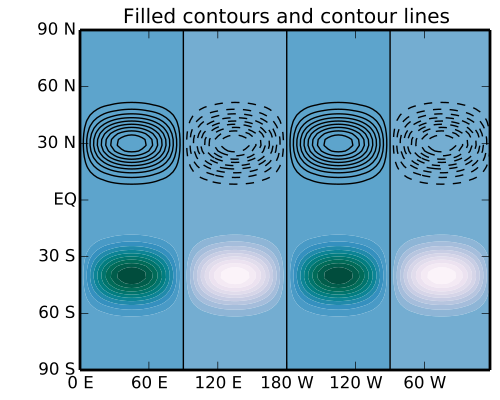

Source code (Python):
import pylab as pyl 
import pygeode as pyg, numpy as np

lat = pyg.regularlat(60)
lon = pyg.regularlon(120)

x = pyg.sin(2*np.pi * lon / 180.) * pyg.exp(-(lat - 30)**2 / (2*10**2))
y = pyg.sin(2*np.pi * lon / 180.) * pyg.exp(-(lat + 40)**2 / (2*10**2))

pyl.ioff()
ax = pyg.plot.AxesWrapper()
pyg.vcontour(y, clevs=np.linspace(-1, 1, 21), clines=None, cmap=pyl.cm.PuBuGn, axes=ax)
pyg.vcontour(x, clevs=None, clines=np.linspace(-1, 1, 21), linewidths = 1., colors='k', axes=ax)

ax.setp(title = 'Filled contours and contour lines')

pyl.ion()
ax.render(1)
